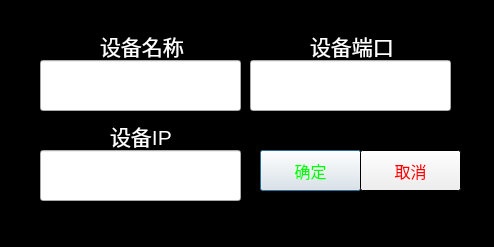
<?xml version="1.0" encoding="UTF-8"?>
<ui version="4.0">
 <class>Dialog</class>
 <widget class="QDialog" name="Dialog">
  <property name="windowModality">
   <enum>Qt::NonModal</enum>
  </property>
  <property name="geometry">
   <rect>
    <x>0</x>
    <y>0</y>
    <width>494</width>
    <height>247</height>
   </rect>
  </property>
  <property name="palette">
   <palette>
    <active>
     <colorrole role="Base">
      <brush brushstyle="SolidPattern">
       <color alpha="255">
        <red>255</red>
        <green>255</green>
        <blue>255</blue>
       </color>
      </brush>
     </colorrole>
     <colorrole role="Window">
      <brush brushstyle="SolidPattern">
       <color alpha="255">
        <red>0</red>
        <green>0</green>
        <blue>0</blue>
       </color>
      </brush>
     </colorrole>
    </active>
    <inactive>
     <colorrole role="Base">
      <brush brushstyle="SolidPattern">
       <color alpha="255">
        <red>255</red>
        <green>255</green>
        <blue>255</blue>
       </color>
      </brush>
     </colorrole>
     <colorrole role="Window">
      <brush brushstyle="SolidPattern">
       <color alpha="255">
        <red>0</red>
        <green>0</green>
        <blue>0</blue>
       </color>
      </brush>
     </colorrole>
    </inactive>
    <disabled>
     <colorrole role="Base">
      <brush brushstyle="SolidPattern">
       <color alpha="255">
        <red>0</red>
        <green>0</green>
        <blue>0</blue>
       </color>
      </brush>
     </colorrole>
     <colorrole role="Window">
      <brush brushstyle="SolidPattern">
       <color alpha="255">
        <red>0</red>
        <green>0</green>
        <blue>0</blue>
       </color>
      </brush>
     </colorrole>
    </disabled>
   </palette>
  </property>
  <property name="acceptDrops">
   <bool>false</bool>
  </property>
  <property name="windowTitle">
   <string>Dialog</string>
  </property>
  <property name="layoutDirection">
   <enum>Qt::LeftToRight</enum>
  </property>
  <property name="autoFillBackground">
   <bool>false</bool>
  </property>
  <property name="inputMethodHints">
   <set>Qt::ImhNone</set>
  </property>
  <property name="sizeGripEnabled">
   <bool>false</bool>
  </property>
  <property name="modal">
   <bool>true</bool>
  </property>
  <widget class="QLabel" name="label">
   <property name="geometry">
    <rect>
     <x>0</x>
     <y>10</y>
     <width>491</width>
     <height>231</height>
    </rect>
   </property>
   <property name="styleSheet">
    <string notr="true">QLabel { border-image:url(resource/static/square/square128.png);}
QLabel { background-color: transparent; }</string>
   </property>
   <property name="text">
    <string/>
   </property>
  </widget>
  <widget class="QPushButton" name="dialog_btn_ok">
   <property name="geometry">
    <rect>
     <x>260</x>
     <y>150</y>
     <width>101</width>
     <height>41</height>
    </rect>
   </property>
   <property name="palette">
    <palette>
     <active>
      <colorrole role="WindowText">
       <brush brushstyle="SolidPattern">
        <color alpha="255">
         <red>0</red>
         <green>255</green>
         <blue>0</blue>
        </color>
       </brush>
      </colorrole>
      <colorrole role="Text">
       <brush brushstyle="SolidPattern">
        <color alpha="255">
         <red>0</red>
         <green>255</green>
         <blue>0</blue>
        </color>
       </brush>
      </colorrole>
      <colorrole role="ButtonText">
       <brush brushstyle="SolidPattern">
        <color alpha="255">
         <red>0</red>
         <green>255</green>
         <blue>0</blue>
        </color>
       </brush>
      </colorrole>
      <colorrole role="PlaceholderText">
       <brush brushstyle="SolidPattern">
        <color alpha="128">
         <red>0</red>
         <green>255</green>
         <blue>0</blue>
        </color>
       </brush>
      </colorrole>
     </active>
     <inactive>
      <colorrole role="WindowText">
       <brush brushstyle="SolidPattern">
        <color alpha="255">
         <red>0</red>
         <green>255</green>
         <blue>0</blue>
        </color>
       </brush>
      </colorrole>
      <colorrole role="Text">
       <brush brushstyle="SolidPattern">
        <color alpha="255">
         <red>0</red>
         <green>255</green>
         <blue>0</blue>
        </color>
       </brush>
      </colorrole>
      <colorrole role="ButtonText">
       <brush brushstyle="SolidPattern">
        <color alpha="255">
         <red>0</red>
         <green>255</green>
         <blue>0</blue>
        </color>
       </brush>
      </colorrole>
      <colorrole role="PlaceholderText">
       <brush brushstyle="SolidPattern">
        <color alpha="128">
         <red>0</red>
         <green>255</green>
         <blue>0</blue>
        </color>
       </brush>
      </colorrole>
     </inactive>
     <disabled>
      <colorrole role="WindowText">
       <brush brushstyle="SolidPattern">
        <color alpha="255">
         <red>120</red>
         <green>120</green>
         <blue>120</blue>
        </color>
       </brush>
      </colorrole>
      <colorrole role="Text">
       <brush brushstyle="SolidPattern">
        <color alpha="255">
         <red>120</red>
         <green>120</green>
         <blue>120</blue>
        </color>
       </brush>
      </colorrole>
      <colorrole role="ButtonText">
       <brush brushstyle="SolidPattern">
        <color alpha="255">
         <red>120</red>
         <green>120</green>
         <blue>120</blue>
        </color>
       </brush>
      </colorrole>
      <colorrole role="PlaceholderText">
       <brush brushstyle="SolidPattern">
        <color alpha="128">
         <red>0</red>
         <green>0</green>
         <blue>0</blue>
        </color>
       </brush>
      </colorrole>
     </disabled>
    </palette>
   </property>
   <property name="font">
    <font>
     <family>Agency FB</family>
     <pointsize>12</pointsize>
    </font>
   </property>
   <property name="styleSheet">
    <string notr="true">QPushButton{ border-image: url(resource/static/button/up/6.png); }
QPushButton:pressed{ border-image: url(resource/static/button/press/6_press.png); }</string>
   </property>
   <property name="text">
    <string>确定</string>
   </property>
  </widget>
  <widget class="QPushButton" name="dialog_btn_cancel">
   <property name="geometry">
    <rect>
     <x>360</x>
     <y>150</y>
     <width>101</width>
     <height>41</height>
    </rect>
   </property>
   <property name="palette">
    <palette>
     <active>
      <colorrole role="ButtonText">
       <brush brushstyle="SolidPattern">
        <color alpha="255">
         <red>255</red>
         <green>0</green>
         <blue>0</blue>
        </color>
       </brush>
      </colorrole>
     </active>
     <inactive>
      <colorrole role="ButtonText">
       <brush brushstyle="SolidPattern">
        <color alpha="255">
         <red>255</red>
         <green>0</green>
         <blue>0</blue>
        </color>
       </brush>
      </colorrole>
     </inactive>
     <disabled>
      <colorrole role="ButtonText">
       <brush brushstyle="SolidPattern">
        <color alpha="255">
         <red>120</red>
         <green>120</green>
         <blue>120</blue>
        </color>
       </brush>
      </colorrole>
     </disabled>
    </palette>
   </property>
   <property name="font">
    <font>
     <family>Agency FB</family>
     <pointsize>12</pointsize>
    </font>
   </property>
   <property name="styleSheet">
    <string notr="true">QPushButton{ border-image: url(resource/static/button/up/7.png); }
QPushButton:pressed{ border-image: url(resource/static/button/press/7_press.png); }</string>
   </property>
   <property name="text">
    <string>取消</string>
   </property>
  </widget>
  <widget class="QLineEdit" name="dialog_edit_dev_name">
   <property name="geometry">
    <rect>
     <x>40</x>
     <y>60</y>
     <width>201</width>
     <height>51</height>
    </rect>
   </property>
   <property name="palette">
    <palette>
     <active>
      <colorrole role="Text">
       <brush brushstyle="SolidPattern">
        <color alpha="255">
         <red>255</red>
         <green>255</green>
         <blue>255</blue>
        </color>
       </brush>
      </colorrole>
      <colorrole role="PlaceholderText">
       <brush brushstyle="SolidPattern">
        <color alpha="128">
         <red>255</red>
         <green>255</green>
         <blue>255</blue>
        </color>
       </brush>
      </colorrole>
     </active>
     <inactive>
      <colorrole role="Text">
       <brush brushstyle="SolidPattern">
        <color alpha="255">
         <red>255</red>
         <green>255</green>
         <blue>255</blue>
        </color>
       </brush>
      </colorrole>
      <colorrole role="PlaceholderText">
       <brush brushstyle="SolidPattern">
        <color alpha="128">
         <red>255</red>
         <green>255</green>
         <blue>255</blue>
        </color>
       </brush>
      </colorrole>
     </inactive>
     <disabled>
      <colorrole role="Text">
       <brush brushstyle="SolidPattern">
        <color alpha="255">
         <red>120</red>
         <green>120</green>
         <blue>120</blue>
        </color>
       </brush>
      </colorrole>
      <colorrole role="PlaceholderText">
       <brush brushstyle="SolidPattern">
        <color alpha="128">
         <red>0</red>
         <green>0</green>
         <blue>0</blue>
        </color>
       </brush>
      </colorrole>
     </disabled>
    </palette>
   </property>
   <property name="font">
    <font>
     <family>Arial</family>
     <pointsize>16</pointsize>
    </font>
   </property>
   <property name="cursor">
    <cursorShape>IBeamCursor</cursorShape>
   </property>
   <property name="styleSheet">
    <string notr="true">QLineEdit::center QTextCursor { text-align: center; }
QLineEdit::center { text-align: center; }
QLineEdit { border-image: url(resource/dynamic/square/31.gif);}</string>
   </property>
   <property name="alignment">
    <set>Qt::AlignCenter</set>
   </property>
  </widget>
  <widget class="QLineEdit" name="dialog_edit_port">
   <property name="geometry">
    <rect>
     <x>250</x>
     <y>60</y>
     <width>201</width>
     <height>51</height>
    </rect>
   </property>
   <property name="palette">
    <palette>
     <active>
      <colorrole role="Text">
       <brush brushstyle="SolidPattern">
        <color alpha="255">
         <red>255</red>
         <green>255</green>
         <blue>255</blue>
        </color>
       </brush>
      </colorrole>
      <colorrole role="PlaceholderText">
       <brush brushstyle="SolidPattern">
        <color alpha="128">
         <red>255</red>
         <green>255</green>
         <blue>255</blue>
        </color>
       </brush>
      </colorrole>
     </active>
     <inactive>
      <colorrole role="Text">
       <brush brushstyle="SolidPattern">
        <color alpha="255">
         <red>255</red>
         <green>255</green>
         <blue>255</blue>
        </color>
       </brush>
      </colorrole>
      <colorrole role="PlaceholderText">
       <brush brushstyle="SolidPattern">
        <color alpha="128">
         <red>255</red>
         <green>255</green>
         <blue>255</blue>
        </color>
       </brush>
      </colorrole>
     </inactive>
     <disabled>
      <colorrole role="Text">
       <brush brushstyle="SolidPattern">
        <color alpha="255">
         <red>120</red>
         <green>120</green>
         <blue>120</blue>
        </color>
       </brush>
      </colorrole>
      <colorrole role="PlaceholderText">
       <brush brushstyle="SolidPattern">
        <color alpha="128">
         <red>0</red>
         <green>0</green>
         <blue>0</blue>
        </color>
       </brush>
      </colorrole>
     </disabled>
    </palette>
   </property>
   <property name="font">
    <font>
     <family>Arial</family>
     <pointsize>16</pointsize>
    </font>
   </property>
   <property name="cursor">
    <cursorShape>IBeamCursor</cursorShape>
   </property>
   <property name="styleSheet">
    <string notr="true">QLineEdit::center QTextCursor { text-align: center; }
QLineEdit::center { text-align: center; }
QLineEdit { border-image: url(resource/dynamic/square/31.gif);}</string>
   </property>
   <property name="alignment">
    <set>Qt::AlignCenter</set>
   </property>
  </widget>
  <widget class="QLineEdit" name="dialog_edit_ip">
   <property name="geometry">
    <rect>
     <x>40</x>
     <y>150</y>
     <width>201</width>
     <height>51</height>
    </rect>
   </property>
   <property name="palette">
    <palette>
     <active>
      <colorrole role="Text">
       <brush brushstyle="SolidPattern">
        <color alpha="255">
         <red>255</red>
         <green>255</green>
         <blue>255</blue>
        </color>
       </brush>
      </colorrole>
      <colorrole role="PlaceholderText">
       <brush brushstyle="SolidPattern">
        <color alpha="128">
         <red>255</red>
         <green>255</green>
         <blue>255</blue>
        </color>
       </brush>
      </colorrole>
     </active>
     <inactive>
      <colorrole role="Text">
       <brush brushstyle="SolidPattern">
        <color alpha="255">
         <red>255</red>
         <green>255</green>
         <blue>255</blue>
        </color>
       </brush>
      </colorrole>
      <colorrole role="PlaceholderText">
       <brush brushstyle="SolidPattern">
        <color alpha="128">
         <red>255</red>
         <green>255</green>
         <blue>255</blue>
        </color>
       </brush>
      </colorrole>
     </inactive>
     <disabled>
      <colorrole role="Text">
       <brush brushstyle="SolidPattern">
        <color alpha="255">
         <red>120</red>
         <green>120</green>
         <blue>120</blue>
        </color>
       </brush>
      </colorrole>
      <colorrole role="PlaceholderText">
       <brush brushstyle="SolidPattern">
        <color alpha="128">
         <red>0</red>
         <green>0</green>
         <blue>0</blue>
        </color>
       </brush>
      </colorrole>
     </disabled>
    </palette>
   </property>
   <property name="font">
    <font>
     <family>Arial</family>
     <pointsize>16</pointsize>
    </font>
   </property>
   <property name="cursor">
    <cursorShape>IBeamCursor</cursorShape>
   </property>
   <property name="styleSheet">
    <string notr="true">QLineEdit::center QTextCursor { text-align: center; }
QLineEdit::center { text-align: center; }
QLineEdit { border-image: url(resource/dynamic/square/31.gif);}</string>
   </property>
   <property name="alignment">
    <set>Qt::AlignCenter</set>
   </property>
  </widget>
  <widget class="QLabel" name="dialog_label_dev_name">
   <property name="geometry">
    <rect>
     <x>100</x>
     <y>30</y>
     <width>91</width>
     <height>31</height>
    </rect>
   </property>
   <property name="palette">
    <palette>
     <active>
      <colorrole role="WindowText">
       <brush brushstyle="SolidPattern">
        <color alpha="255">
         <red>255</red>
         <green>255</green>
         <blue>255</blue>
        </color>
       </brush>
      </colorrole>
      <colorrole role="Text">
       <brush brushstyle="SolidPattern">
        <color alpha="255">
         <red>255</red>
         <green>255</green>
         <blue>255</blue>
        </color>
       </brush>
      </colorrole>
      <colorrole role="PlaceholderText">
       <brush brushstyle="SolidPattern">
        <color alpha="128">
         <red>255</red>
         <green>255</green>
         <blue>255</blue>
        </color>
       </brush>
      </colorrole>
     </active>
     <inactive>
      <colorrole role="WindowText">
       <brush brushstyle="SolidPattern">
        <color alpha="255">
         <red>255</red>
         <green>255</green>
         <blue>255</blue>
        </color>
       </brush>
      </colorrole>
      <colorrole role="Text">
       <brush brushstyle="SolidPattern">
        <color alpha="255">
         <red>255</red>
         <green>255</green>
         <blue>255</blue>
        </color>
       </brush>
      </colorrole>
      <colorrole role="PlaceholderText">
       <brush brushstyle="SolidPattern">
        <color alpha="128">
         <red>255</red>
         <green>255</green>
         <blue>255</blue>
        </color>
       </brush>
      </colorrole>
     </inactive>
     <disabled>
      <colorrole role="WindowText">
       <brush brushstyle="SolidPattern">
        <color alpha="255">
         <red>120</red>
         <green>120</green>
         <blue>120</blue>
        </color>
       </brush>
      </colorrole>
      <colorrole role="Text">
       <brush brushstyle="SolidPattern">
        <color alpha="255">
         <red>120</red>
         <green>120</green>
         <blue>120</blue>
        </color>
       </brush>
      </colorrole>
      <colorrole role="PlaceholderText">
       <brush brushstyle="SolidPattern">
        <color alpha="128">
         <red>0</red>
         <green>0</green>
         <blue>0</blue>
        </color>
       </brush>
      </colorrole>
     </disabled>
    </palette>
   </property>
   <property name="font">
    <font>
     <family>Arial</family>
     <pointsize>16</pointsize>
    </font>
   </property>
   <property name="text">
    <string>设备名称</string>
   </property>
   <property name="scaledContents">
    <bool>false</bool>
   </property>
  </widget>
  <widget class="QLabel" name="dialog_label_ip">
   <property name="geometry">
    <rect>
     <x>110</x>
     <y>120</y>
     <width>71</width>
     <height>31</height>
    </rect>
   </property>
   <property name="palette">
    <palette>
     <active>
      <colorrole role="WindowText">
       <brush brushstyle="SolidPattern">
        <color alpha="255">
         <red>255</red>
         <green>255</green>
         <blue>255</blue>
        </color>
       </brush>
      </colorrole>
      <colorrole role="Text">
       <brush brushstyle="SolidPattern">
        <color alpha="255">
         <red>255</red>
         <green>255</green>
         <blue>255</blue>
        </color>
       </brush>
      </colorrole>
      <colorrole role="PlaceholderText">
       <brush brushstyle="SolidPattern">
        <color alpha="128">
         <red>255</red>
         <green>255</green>
         <blue>255</blue>
        </color>
       </brush>
      </colorrole>
     </active>
     <inactive>
      <colorrole role="WindowText">
       <brush brushstyle="SolidPattern">
        <color alpha="255">
         <red>255</red>
         <green>255</green>
         <blue>255</blue>
        </color>
       </brush>
      </colorrole>
      <colorrole role="Text">
       <brush brushstyle="SolidPattern">
        <color alpha="255">
         <red>255</red>
         <green>255</green>
         <blue>255</blue>
        </color>
       </brush>
      </colorrole>
      <colorrole role="PlaceholderText">
       <brush brushstyle="SolidPattern">
        <color alpha="128">
         <red>255</red>
         <green>255</green>
         <blue>255</blue>
        </color>
       </brush>
      </colorrole>
     </inactive>
     <disabled>
      <colorrole role="WindowText">
       <brush brushstyle="SolidPattern">
        <color alpha="255">
         <red>120</red>
         <green>120</green>
         <blue>120</blue>
        </color>
       </brush>
      </colorrole>
      <colorrole role="Text">
       <brush brushstyle="SolidPattern">
        <color alpha="255">
         <red>120</red>
         <green>120</green>
         <blue>120</blue>
        </color>
       </brush>
      </colorrole>
      <colorrole role="PlaceholderText">
       <brush brushstyle="SolidPattern">
        <color alpha="128">
         <red>0</red>
         <green>0</green>
         <blue>0</blue>
        </color>
       </brush>
      </colorrole>
     </disabled>
    </palette>
   </property>
   <property name="font">
    <font>
     <family>Arial</family>
     <pointsize>16</pointsize>
    </font>
   </property>
   <property name="text">
    <string>设备IP</string>
   </property>
   <property name="scaledContents">
    <bool>false</bool>
   </property>
  </widget>
  <widget class="QLabel" name="dialog_label_port">
   <property name="geometry">
    <rect>
     <x>310</x>
     <y>30</y>
     <width>91</width>
     <height>31</height>
    </rect>
   </property>
   <property name="palette">
    <palette>
     <active>
      <colorrole role="WindowText">
       <brush brushstyle="SolidPattern">
        <color alpha="255">
         <red>255</red>
         <green>255</green>
         <blue>255</blue>
        </color>
       </brush>
      </colorrole>
      <colorrole role="Text">
       <brush brushstyle="SolidPattern">
        <color alpha="255">
         <red>255</red>
         <green>255</green>
         <blue>255</blue>
        </color>
       </brush>
      </colorrole>
      <colorrole role="PlaceholderText">
       <brush brushstyle="SolidPattern">
        <color alpha="128">
         <red>255</red>
         <green>255</green>
         <blue>255</blue>
        </color>
       </brush>
      </colorrole>
     </active>
     <inactive>
      <colorrole role="WindowText">
       <brush brushstyle="SolidPattern">
        <color alpha="255">
         <red>255</red>
         <green>255</green>
         <blue>255</blue>
        </color>
       </brush>
      </colorrole>
      <colorrole role="Text">
       <brush brushstyle="SolidPattern">
        <color alpha="255">
         <red>255</red>
         <green>255</green>
         <blue>255</blue>
        </color>
       </brush>
      </colorrole>
      <colorrole role="PlaceholderText">
       <brush brushstyle="SolidPattern">
        <color alpha="128">
         <red>255</red>
         <green>255</green>
         <blue>255</blue>
        </color>
       </brush>
      </colorrole>
     </inactive>
     <disabled>
      <colorrole role="WindowText">
       <brush brushstyle="SolidPattern">
        <color alpha="255">
         <red>120</red>
         <green>120</green>
         <blue>120</blue>
        </color>
       </brush>
      </colorrole>
      <colorrole role="Text">
       <brush brushstyle="SolidPattern">
        <color alpha="255">
         <red>120</red>
         <green>120</green>
         <blue>120</blue>
        </color>
       </brush>
      </colorrole>
      <colorrole role="PlaceholderText">
       <brush brushstyle="SolidPattern">
        <color alpha="128">
         <red>0</red>
         <green>0</green>
         <blue>0</blue>
        </color>
       </brush>
      </colorrole>
     </disabled>
    </palette>
   </property>
   <property name="font">
    <font>
     <family>Arial</family>
     <pointsize>16</pointsize>
    </font>
   </property>
   <property name="text">
    <string>设备端口</string>
   </property>
   <property name="scaledContents">
    <bool>false</bool>
   </property>
  </widget>
  <zorder>label</zorder>
  <zorder>dialog_btn_ok</zorder>
  <zorder>dialog_btn_cancel</zorder>
  <zorder>dialog_label_dev_name</zorder>
  <zorder>dialog_label_ip</zorder>
  <zorder>dialog_label_port</zorder>
  <zorder>dialog_edit_dev_name</zorder>
  <zorder>dialog_edit_port</zorder>
  <zorder>dialog_edit_ip</zorder>
 </widget>
 <resources/>
 <connections/>
</ui>
